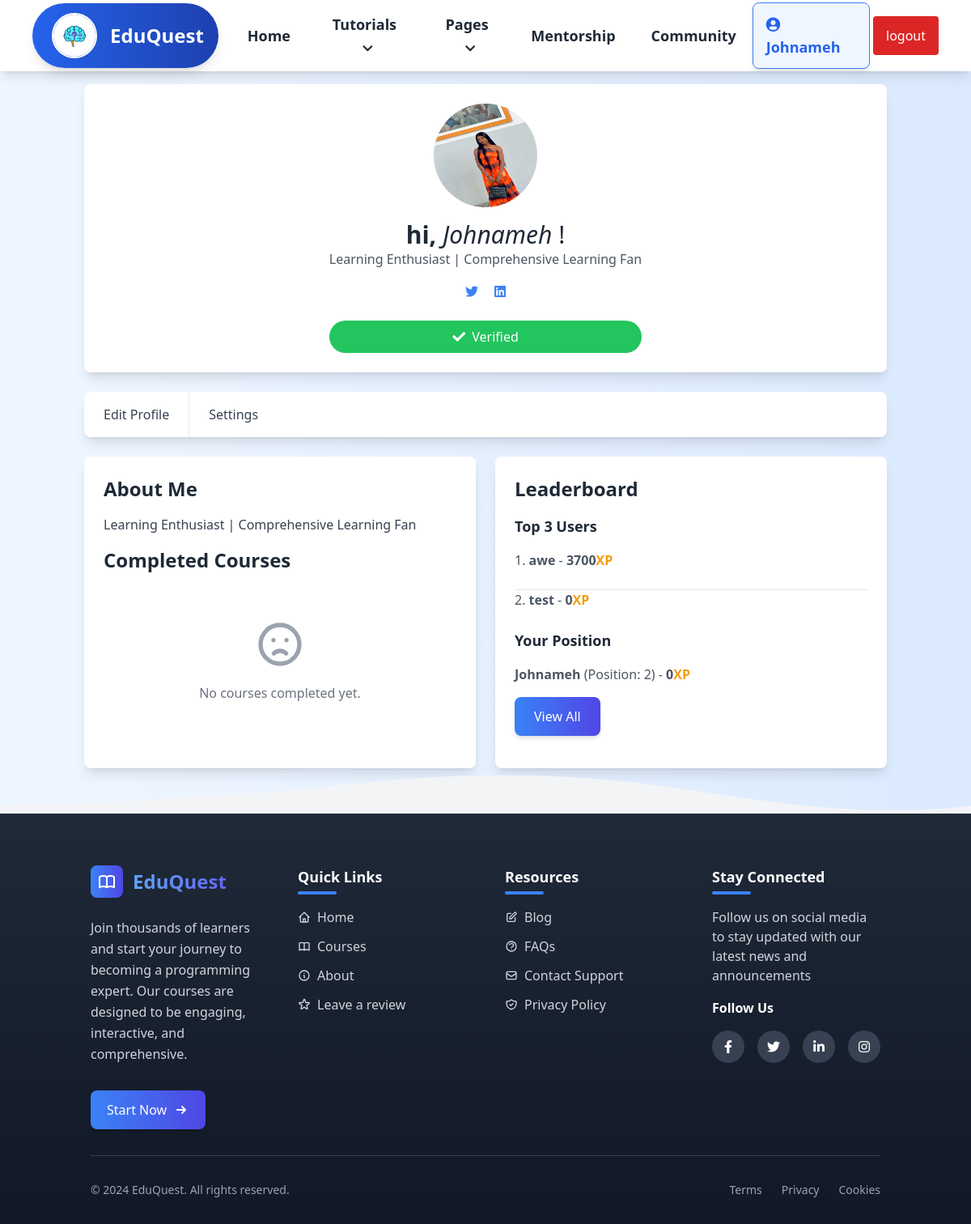
/profile_page.php (signed in), run on an earlier commit of the app's database.
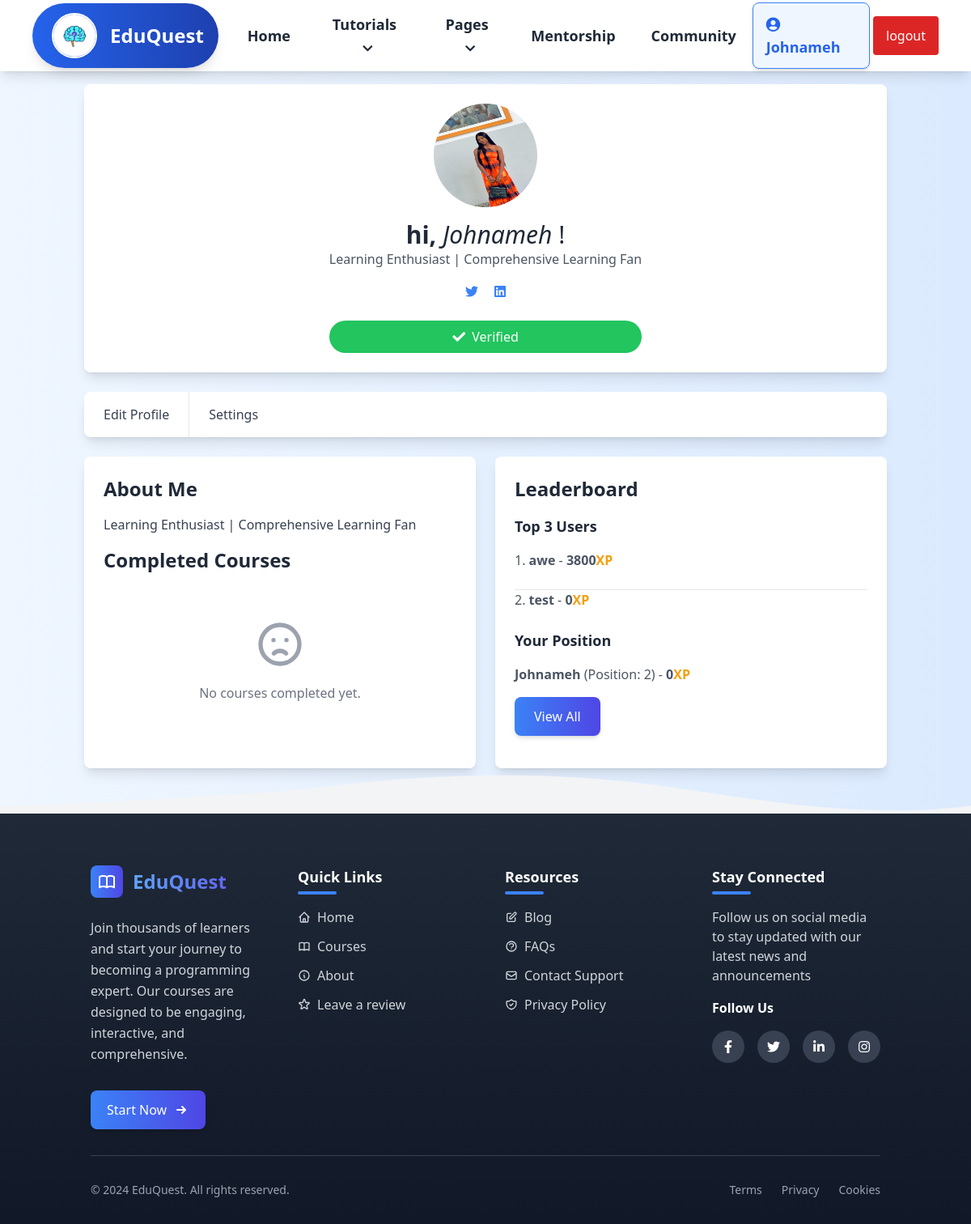
And on a later commit of the database.
### tables this page shows
CREATE TABLE `users` (
  `id` int(100) NOT NULL,
  `user_id` varchar(30) NOT NULL,
  `username` varchar(30) NOT NULL,
  `name` varchar(50) NOT NULL,
  `email` varchar(50) NOT NULL,
  `password` varchar(255) NOT NULL,
  `bio` varchar(255) NOT NULL,
  `image_path` varchar(255) NOT NULL,
  `account_type` varchar(30) NOT NULL,
  `badge` varchar(255) NOT NULL,
  `score` int(11) NOT NULL DEFAULT 0,
  `level` int(11) DEFAULT 1,
  `completed_courses` text DEFAULT '[]',
  `fb` varchar(50) NOT NULL,
  `tw` varchar(50) NOT NULL,
  `yt` varchar(50) NOT NULL,
  `date` date DEFAULT NULL,
  `is_active` tinyint(1) DEFAULT 0,
  `signup_date` datetime DEFAULT current_timestamp()
);

### assets/leaderboard.php (called while the page is built, shortened)
<?php
$user_data = getUser();
$servername = "localhost";
$username = "root";
$password = "";
$dbname = "learning_app";
$conn = new mysqli($servername, $username, $password, $dbname);
$topUsersQuery = "SELECT username, score FROM users where account_type = 'learner' ORDER BY score DESC LIMIT 3";
$topUsersResult = $conn->query($topUsersQuery);
$user_id = $user_data["id"];
$currentUserId = $user_id;
$userPositionQuery = "
    SELECT username, score, FIND_IN_SET(score, (SELECT GROUP_CONCAT(score ORDER BY score DESC) FROM users)) AS position
    FROM users
    WHERE id = $currentUserId";
$currentUserResult = $conn->query($userPositionQuery);
?>

### assets/user_auth.php (called while the page is built)
<?php
function getUser(){
    $userId = $_SESSION['auth'];
    $query = "SELECT * from users where user_id = '$userId' LIMIT 1";
    $DB = new Database();
    $result = $DB->read($query);
    if ($result){
        $user_data = $result[0];
        return $user_data;
    }
}

### php/db.php (called while the page is built, shortened)
<?php
    class Database
    {
        private $host = "localhost";
        private $username = "root";
        private $password = "";
        private $db = "learning_app";
        function connect()
        {
            $connection = mysqli_connect($this->host,$this->username,$this->password,$this->db);
            return $connection;
        }
        function read($query)
        {
            $conn = $this->connect();
            $result = mysqli_query($conn,$query);
        if(!$result)
        {
            return false;
        }else
        {
            $data = false;
            while($row = mysqli_fetch_assoc($result))
            {
                $data[] = $row;
            }
            return $data;
        }
        }
    }

### profile_page.php (the view, shortened to what the changed rows need)
<?php
include("./assets/header_1.php");
include("./assets/leaderboard.php");
?>
<!DOCTYPE html>
<html lang="en">
<head>
    <script src="https://cdn.tailwindcss.com">
    </script>
    <link href="https://cdnjs.cloudflare.com/ajax/libs/font-awesome/5.15.3/css/all.min.css" rel="stylesheet" />
</head>
<body class="bg-gradient-to-r from-blue-50 to-blue-100 font-roboto">
    <div class="container mx-auto p-4">
        <div class="mt-6 grid grid-cols-1 md:grid-cols-2 gap-6">
            <div class="bg-white shadow-lg rounded-lg p-6">
                <ul class="list-decimal list-inside text-gray-600 mb-4">
                    <?php if ($topUsersResult->num_rows > 0): ?>
                        <?php
                        $rowCount = 0;
                        $totalRows = $topUsersResult->num_rows;
                        ?>
                        <?php while ($row = $topUsersResult->fetch_assoc()): ?>
                            <?php $rowCount++;
                            ?>
                            <li>
                                <span class=""><b><?php echo htmlspecialchars($row['username']); ?></b></span>
                                <span class=""> - <b><?php echo htmlspecialchars($row['score']); ?><span class="text-amber-500">XP</span></b></span>
                                <br>
                                <br>
                            </li>
                            <?php if ($rowCount < $totalRows): ?>
                                <hr>
                            <?php endif; ?>
                        <?php endwhile; ?>
                    <?php else: ?>
                        <p>No users found.</p>
                    <?php endif; ?>
                    <h6 class="text-2xl font-bold text-gray-800 mb-4 text-lg">
                        Your Position
                    </h6>
                    <?php if ($currentUserResult->num_rows > 0): ?>
                        <?php while ($row = $currentUserResult->fetch_assoc()): ?>
                            <div class="user_score">
                                <span class=""><b><?php echo htmlspecialchars($row['username']); ?></b> (Position: <?php echo htmlspecialchars($row['position']); ?>)</span>
                                <span class=""> - <b><?php echo htmlspecialchars($row['score']); ?><span class="text-amber-500">XP</span></b></span>
                            </div>
                        <?php endwhile; ?>
                    <?php else: ?>
                        <p>Current user not found.</p>
                    <?php endif; ?>
                    <a href="./pages/leaderboard_page.php"
                        class="inline-block px-6 py-3 mt-4 text-white bg-gradient-to-r
                    from-blue-500 to-indigo-600 rounded-lg shadow-md hover:from-indigo-600
                    hover:to-blue-500 transition-transform transform hover:scale-105
                    focus:outline-none focus:ring-2 focus:ring-blue-400">View All</a>
                </ul>
            </div>
        </div>
    </div>
</body>
</html>

What changed in the data, as far as the page shows it:
changed users "awe": score "3700" → "3800"
